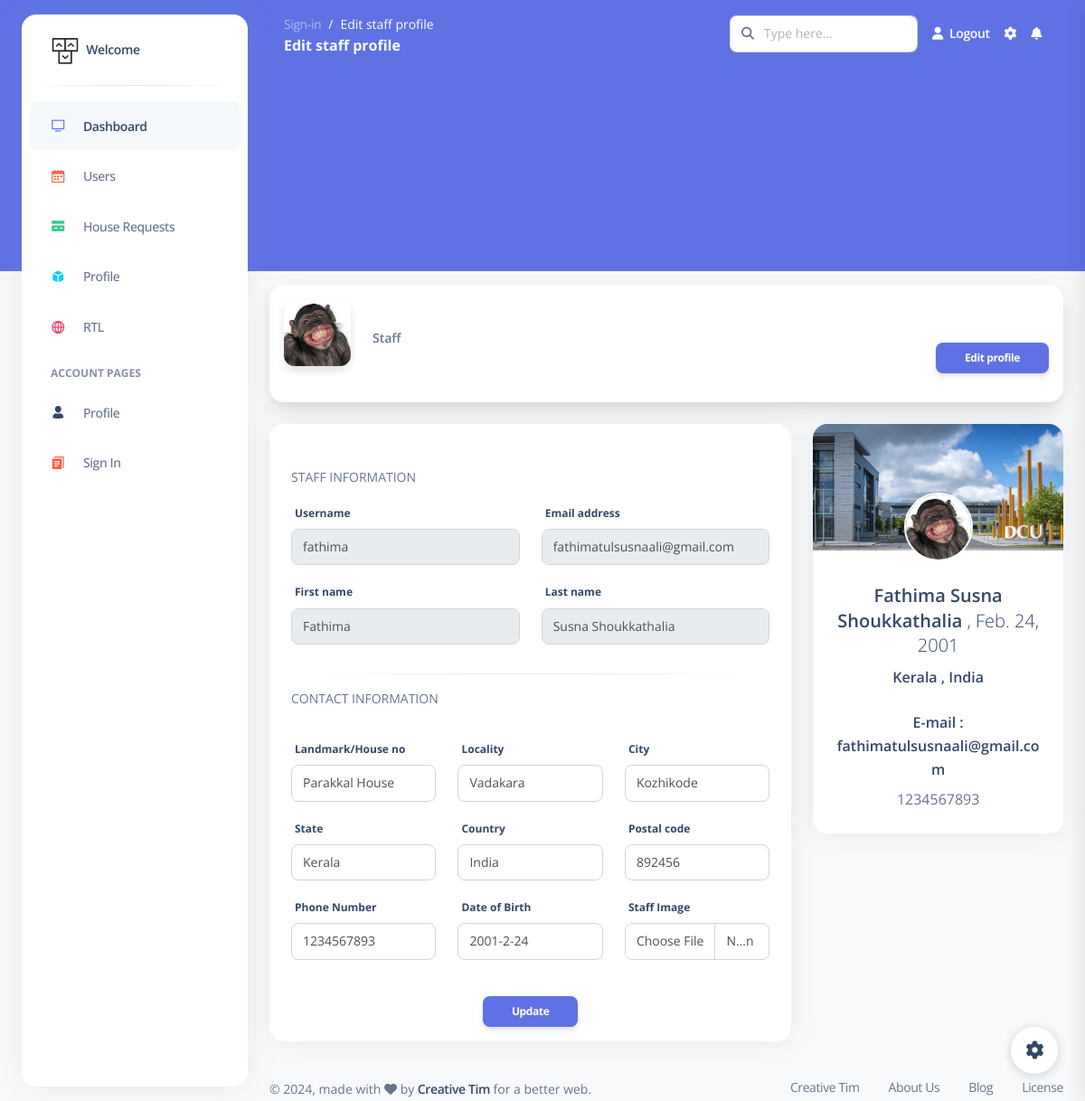
The app's page /edit_staff_profile/2 with its own data.
### cadmin/models.py (models this page shows)
class staff_details(models.Model):
    user_id = models.IntegerField()
    staff_email = models.EmailField()
    staff_land_mark = models.CharField(max_length = 70 , default = "Not specified")
    staff_locality = models.CharField(max_length = 50 , blank = True)
    staff_city = models.CharField(max_length = 50 , blank = True)
    staff_state = models.CharField(max_length = 50 , default = "Not specified")
    staff_country = models.CharField(max_length = 30 , default = "Not specified")
    staff_pin = models.IntegerField(null = True)
    staff_phone = models.BigIntegerField()
    staff_dob = models.DateField()
    staff_img = models.ImageField(upload_to='images/' , null=True)
    staff_status = models.BooleanField(default=True)

### cadmin/views.py (the view, shortened to what this page needs)
# urls.py: path('edit_staff_profile/<int:user_id>' , views.edit_staff_profile , name="edit_staff_profile"),
def edit_staff_profile(request , user_id):
    user = User.objects.get(id=user_id)
    staff = staff_details.objects.get(user_id=user_id)
    page = "Edit staff profile"
    return render(request , 'staff/staff_profile/edit_staff_profile.html' , {'user':user,'staff':staff,'page':page})

### templates/staff/staff_profile/edit_staff_profile.html (shortened to what this page needs)
{% extends 'bases/staffbase.html' %}
{% load static %}
{% block content %}
<div class="card shadow-lg mx-4 card-profile-bottom">
  <div class="card-body p-3">
    <div class="row gx-4">
      <div class="col-auto">
        <div class="avatar avatar-xl position-relative">
          <img src="{{ staff.staff_img.url }}" alt="profile_image" class="w-100 border-radius-lg shadow-sm">
        </div>
      </div>
      <div class="col-auto my-auto">
        <div class="h-100">
          <p class="mb-0 font-weight-bold text-sm">
            Staff
          </p>
        </div>
      </div>
    </div>
    <button style="margin-top: -4%; float: right;" type="submit"
    class="btn btn-primary btn-sm ms-auto"><a href="{% url 'edit_staff_profile' user_id=user.id %}" style="color:white;">Edit profile</a></button>
  </div>
</div>
<div class="container-fluid py-4">
  <div class="row">
    <div class="col-md-8">
      <div class="card">
        <div class="card-header pb-0">
        </div>
        <form method="POST" enctype="multipart/form-data">
          <div class="card-body">
            <p class="text-uppercase text-sm">Staff Information</p>
            <div class="row">
              <div class="col-md-6">
                <div class="form-group">
                  <label for="example-text-input" class="form-control-label">Username</label>
                  <input class="form-control" type="text" disabled value="{{user.username}}">
                </div>
              </div>
              <div class="col-md-6">
                <div class="form-group">
                  <label for="example-text-input" class="form-control-label">Email address</label>
                  <input class="form-control" type="email" disabled value="{{user.email}}">
                </div>
              </div>
              <div class="col-md-6">
                <div class="form-group">
                  <label for="example-text-input" class="form-control-label">First name</label>
                  <input class="form-control" type="text" disabled value="{{user.first_name}}">
                </div>
              </div>
              <div class="col-md-6">
                <div class="form-group">
                  <label for="example-text-input" class="form-control-label">Last name</label>
                  <input class="form-control" type="text" disabled value="{{user.last_name}}">
                </div>
              </div>
            </div>
            <hr class="horizontal dark">
            <p class="text-uppercase text-sm">Contact Information</p>
            <div class="row">
              <div class="col-md-12">
              </div>
              <div class="col-md-4">
                <div class="form-group">
                  <label for="example-text-input"  class="form-control-label">Landmark/House no</label>
                  <input class="form-control" value="{{staff.staff_land_mark}}"  type="text" name="staff_land_mark" placeholder="eg: Example House">
                </div>
              </div>
              <div class="col-md-4">
                <div class="form-group">
                  <label for="example-text-input" class="form-control-label">Locality</label>
                  <input class="form-control" value="{{staff.staff_locality}}"  type="text" name="staff_locality" placeholder="eg: Thicket Street">
                </div>
              </div>
              <div class="col-md-4">
                <div class="form-group">
                  <label for="example-text-input" class="form-control-label">City</label>
                  <input class="form-control" value="{{staff.staff_city}}"  type="text" name="staff_city" placeholder="eg: Lavasa">
                </div>
              </div>
              <div class="col-md-4">
                <div class="form-group">
                  <label for="example-text-input" class="form-control-label">State</label>
                  <input class="form-control" value="{{staff.staff_state}}"  type="text" name="staff_state" placeholder="eg: Maharastra">
                </div>
              </div>
              <div class="col-md-4">
                <div class="form-group">
                  <label for="example-text-input" class="form-control-label">Country</label>
                  <input class="form-control" value="{{staff.staff_country}}"  type="text" name="staff_country" placeholder="eg: India">
                </div>
              </div>
              <div class="col-md-4">
                <div class="form-group">
                  <label for="example-text-input" class="form-control-label">Postal code</label>
                  <input class="form-control" value="{{staff.staff_pin}}"  type="text" name="staff_pin" placeholder="eg: 897605">
                </div>
              </div>
              <div class="col-md-4">
                <div class="form-group">
                  <label for="example-text-input" class="form-control-label">Phone Number</label>
                  <input class="form-control" value="{{staff.staff_phone}}"  type="text" name="staff_phone" placeholder="9012345677">
                </div>
              </div>
              <div class="col-md-4">
                <div class="form-group">
                  <label for="example-text-input" class="form-control-label">Date of Birth</label>
                  <input class="form-control" value="{{staff.staff_dob.year}}-{{staff.staff_dob.month}}-{{staff.staff_dob.day}}"  name="staff_dob" type="text">
                </div>
              </div>
              <div class="col-md-4">
                <div class="form-group">
                    <label for="example-text-input" class="form-control-label">Staff Image</label>
                    <input class="form-control"  name="new_staff_img"
                        type="file">
                </div>
            </div>
            </div>
          </div>
          <center><button type="submit" class="btn btn-primary btn-sm ms-auto">Update</button></center>
        </form>
      </div>
    </div>
    <div class="col-md-4">
      <div class="card card-profile">
        <img src="{% static 'img/bg-profile.jpg' %}" alt="Image placeholder" class="card-img-top">
        <div class="row justify-content-center">
          <div class="col-4 col-lg-4 order-lg-2">
            <div class="mt-n4 mt-lg-n6 mb-4 mb-lg-0">
              <a href="javascript:;">
                <img src="{{ staff.staff_img.url }}" class="rounded-circle img-fluid border border-2 border-white">
              </a>
            </div>
          </div>
        </div>
        <div class="card-body pt-0">
          <div class="text-center mt-4">
            <h5>
              {{ user.first_name }} {{ user.last_name }} <span class="font-weight-light">, {{ staff.staff_dob }}</span>
            </h5>
            <div class="h6 font-weight-300">
              {{staff.staff_state}} , {{staff.staff_country}}
            </div>
            <div class="h6 mt-4">
              E-mail : {{user.email}}
            </div>
            <div>
              {{staff.staff_phone}}
            </div>
          </div>
        </div>
      </div>
    </div>
  </div>
</div>
{% endblock content %}

### records on screen
staff_details: staff_img (picture), staff_land_mark "Parakkal House", staff_locality "Vadakara", staff_city "Kozhikode", staff_state "Kerala", staff_country "India", staff_pin "892456", staff_phone "1234567893", staff_dob "2001-2-24", staff_dob "Feb. 24, 2001"

### other values on screen
{{ page }} "Edit staff profile"
{{ user.first_name }} "Fathima"
{{ user.last_name }} "Susna Shoukkathalia"
{{ user.email }} "fathimatulsusnaali@gmail.com"
